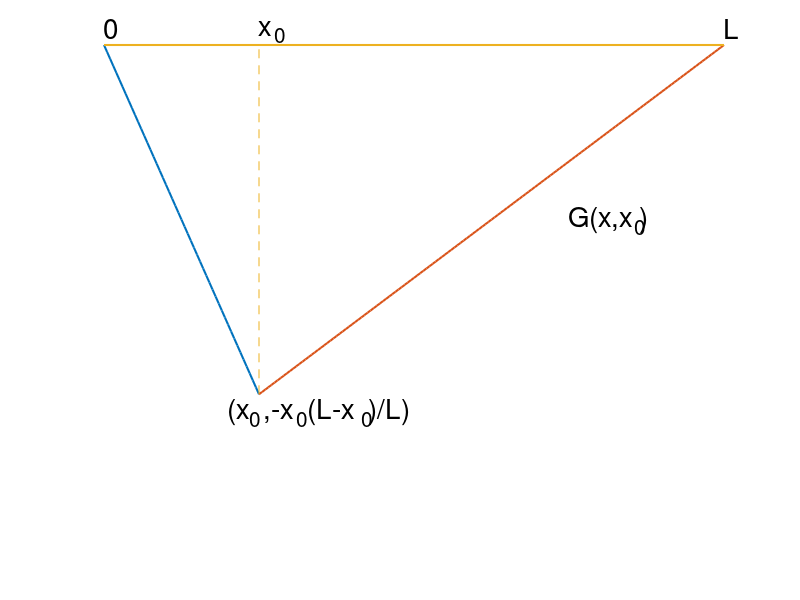

Recreate this plot in MATLAB.

x1=(0:1/100:.5);
y1=-2*x1;
plot(x1,y1,'linewidth',1.5)
axis off
hold on

x1=(0.5:1/100:2.0);
y1=-0.666667*(2-x1);
plot(x1,y1,'linewidth',1.5)

q=[0.5 0.5];
r=[-1 0];
line(q,r,'linestyle','--')

q=[0 2];
r=[0 0];
line(q,r,'linewidth',1.5)


text(0,0.05,'0','fontsize',20)

text(2,0.05,'L','fontsize',20)

text(1.5,-0.5,'G(x,x )','fontsize',20)
text(1.71,-0.52,'0','fontsize',15)

text(.5,0.05,'x','fontsize',20)
text(.55,0.03,'0','fontsize',15)

text(.4,-1.05,'(x  ,-x  (L-x  )/L)','fontsize',20)
text(.47,-1.07,'0','fontsize',15)
text(.62,-1.07,'0','fontsize',15)
text(.83,-1.07,'0','fontsize',15)

hold off